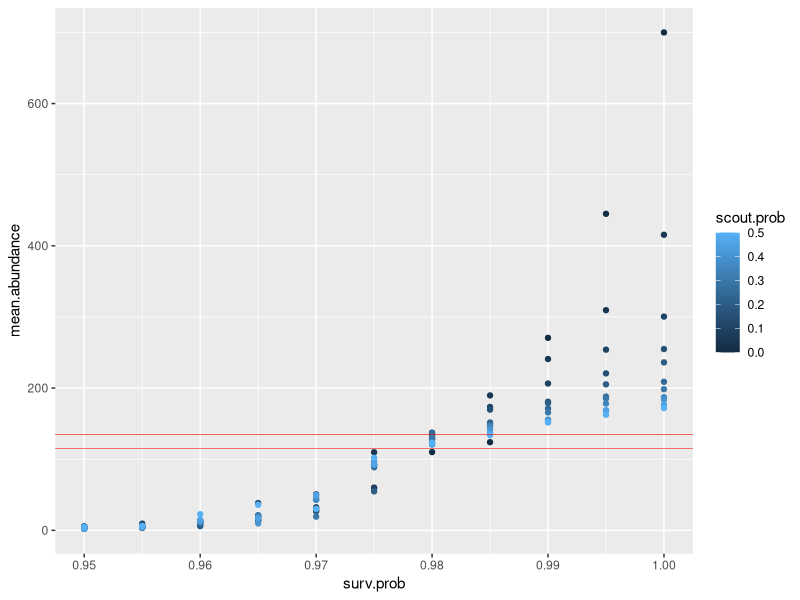
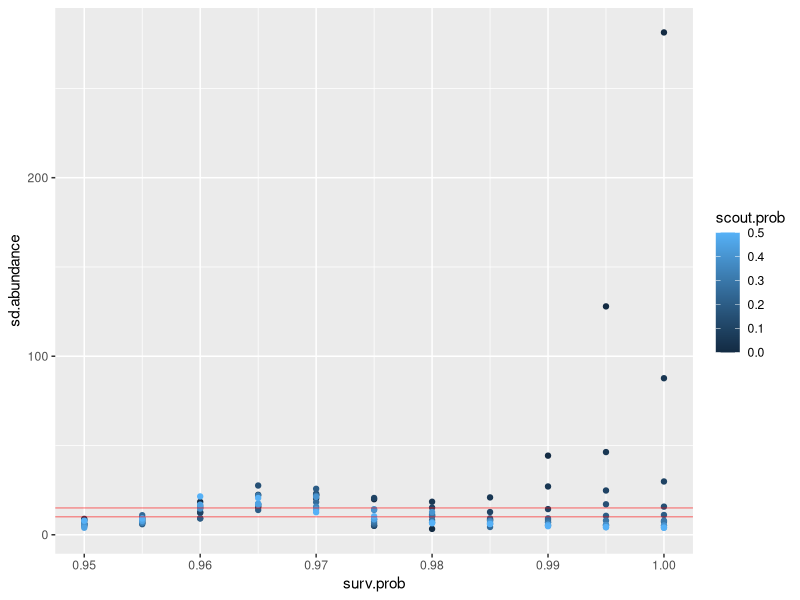
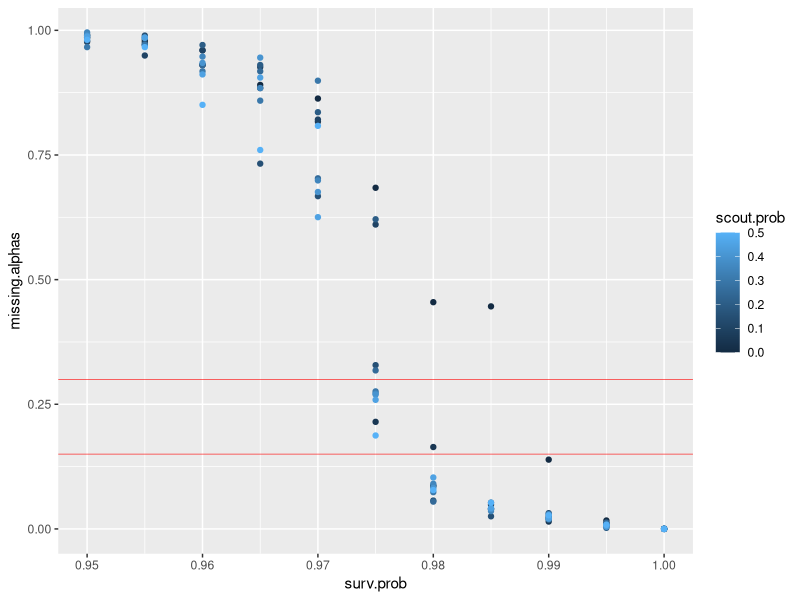

The R source for these figures, in order:
# Look at Wood Hoopoe calibration results
# Jeffrey C. Oliver
# jcoliver@email.arizona.edu
# 2019-04-22

rm(list = ls())

################################################################################
library(tidyverse)
wood.hoopoe <- read.csv(file = "Jeff/Sect20-5_WoodHoopoes Calibration-table.csv",
                        skip = 7)
# [run number]
# scout-prob
# survival-prob
# [step]
# year
# month
# count
# turtles
# count patches with [count (turtles-here with [is-alpha?]) < 2]
colnames(wood.hoopoe) <- c("run.num", "scout.prob", "surv.prob",
                           "step", "year", "month", "num.turtles",
                           "missing.alpha")

#' 3 Criteria
#' Mean abundance 115-135
#' SD from year to year population size is 10 - 15
#' Average % territories sans one or two alphas 15-30%

wood.hoopoe.qc <- wood.hoopoe[wood.hoopoe$year > 3 & 
                                wood.hoopoe$month == 11, ]

# Calculate mean abundance & % territories with 1 or 0 alphas
abundance <- wood.hoopoe.qc %>%
  group_by(surv.prob, scout.prob) %>%
  summarise(mean.abundance = mean(num.turtles),
            sd.abundance = sd(num.turtles),
            missing.alphas = mean(missing.alpha)/25)

# Plot mean abundance 
ggplot(data = abundance, mapping = aes(x = surv.prob, y = mean.abundance, color = scout.prob)) +
  geom_point() + 
  geom_hline(yintercept = c(115, 135), size = 0.2, color = "red")

# Plot standard deviation
ggplot(data = abundance, mapping = aes(x = surv.prob, y = sd.abundance, color = scout.prob)) +
  geom_point() + 
  geom_hline(yintercept = c(10, 15), size = 0.2, color = "red")


# Plot % plots missing at least one alpha
ggplot(data = abundance, mapping = aes(x = surv.prob, y = missing.alphas, color = scout.prob)) +
  geom_point() + 
  geom_hline(yintercept = c(0.15, 0.3), size = 0.2, color = "red")

# Subset the abundance data to those two criteria
abundance.critera.met <- abundance[abundance$mean.abundance >= 115 &
                                     abundance$mean.abundance <= 135 &
                                     abundance$sd.abundance >= 10 &
                                     abundance$sd.abundance <= 15 &
                                     abundance$missing.alphas >= 0.15 &
                                     abundance$missing.alphas <= 0.3, ]
